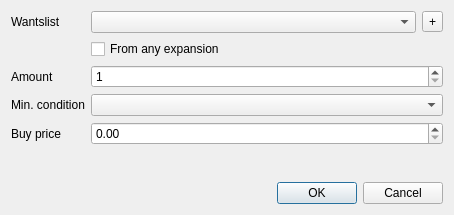
<?xml version="1.0" encoding="UTF-8"?>
<ui version="4.0">
 <class>AddToWantslistDialog</class>
 <widget class="QDialog" name="AddToWantslistDialog">
  <property name="geometry">
   <rect>
    <x>0</x>
    <y>0</y>
    <width>454</width>
    <height>215</height>
   </rect>
  </property>
  <property name="windowTitle">
   <string>Add to wantslist</string>
  </property>
  <layout class="QVBoxLayout" name="verticalLayout">
   <item>
    <layout class="QFormLayout" name="formLayout">
     <item row="0" column="0">
      <widget class="QLabel" name="label">
       <property name="text">
        <string>Wantslist</string>
       </property>
      </widget>
     </item>
     <item row="0" column="1">
      <layout class="QHBoxLayout" name="horizontalLayout">
       <item>
        <widget class="QComboBox" name="wantslistCbx"/>
       </item>
       <item>
        <widget class="QToolButton" name="newWantslistBtn">
         <property name="toolTip">
          <string>Create a new wantslist</string>
         </property>
         <property name="text">
          <string>+</string>
         </property>
        </widget>
       </item>
      </layout>
     </item>
     <item row="1" column="1">
      <widget class="QCheckBox" name="fromAnySetChk">
       <property name="text">
        <string>From any expansion</string>
       </property>
      </widget>
     </item>
     <item row="2" column="0">
      <widget class="QLabel" name="label_2">
       <property name="text">
        <string>Amount</string>
       </property>
      </widget>
     </item>
     <item row="2" column="1">
      <widget class="QSpinBox" name="countSbx">
       <property name="minimum">
        <number>1</number>
       </property>
      </widget>
     </item>
     <item row="3" column="0">
      <widget class="QLabel" name="label_3">
       <property name="text">
        <string>Min. condition</string>
       </property>
      </widget>
     </item>
     <item row="3" column="1">
      <widget class="QComboBox" name="minConditionCbx"/>
     </item>
     <item row="4" column="0">
      <widget class="QLabel" name="label_4">
       <property name="text">
        <string>Buy price</string>
       </property>
      </widget>
     </item>
     <item row="4" column="1">
      <widget class="QDoubleSpinBox" name="wishPriceSbx">
       <property name="decimals">
        <number>2</number>
       </property>
       <property name="maximum">
        <double>9999.989999999999782</double>
       </property>
      </widget>
     </item>
    </layout>
   </item>
   <item>
    <widget class="QDialogButtonBox" name="buttonBox">
     <property name="standardButtons">
      <set>QDialogButtonBox::Cancel|QDialogButtonBox::Ok</set>
     </property>
     <property name="centerButtons">
      <bool>false</bool>
     </property>
    </widget>
   </item>
  </layout>
 </widget>
 <resources/>
 <connections/>
</ui>
